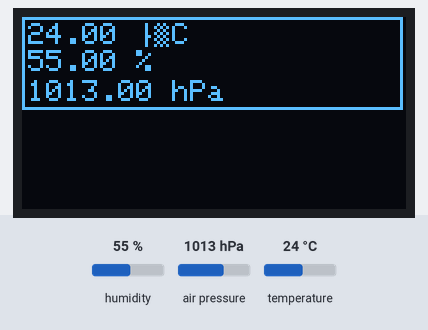
Simulated run of this program. Board: ESP8266 (Wemos D1 mini). Parts: 128×64 one-colour display. Inputs (shaded band) come from the test bench; at power-on: humidity 55 %, air pressure 1013 hPa, temperature 24 °C. What the program prints to the serial monitor is not drawn.

Above: at 2.2 s.
2.3 s: humidity set to 22 %
At 3.5 s:
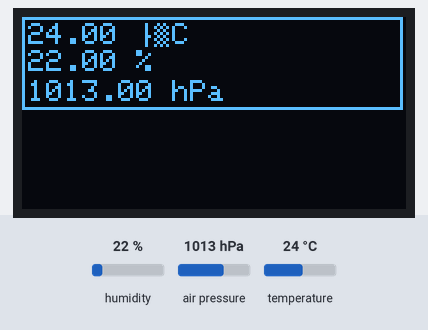
4.6 s: air pressure set to 952 hPa
At 6.0 s:
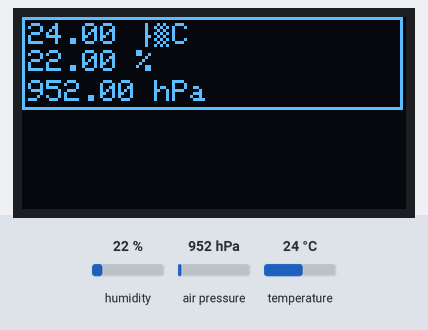
6.7 s: temperature set to 12 °C
At 8.4 s:
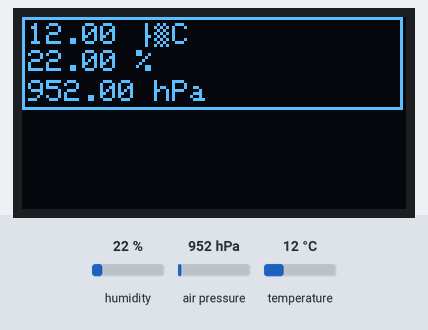
8.7 s: humidity set to 40 %
At 9.7 s:
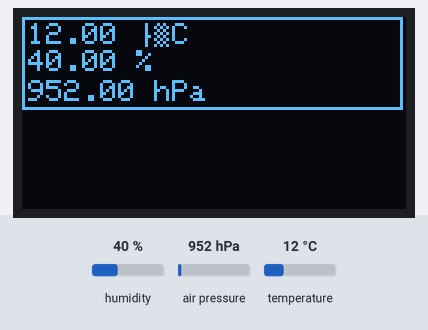
10.8 s: air pressure set to 975 hPa
At 12.2 s:
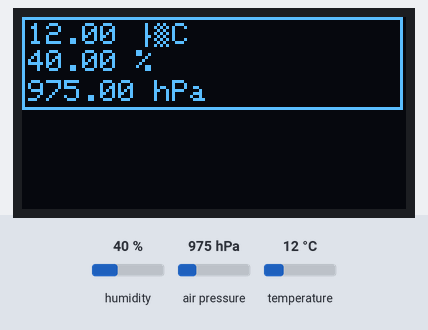
Timing chart, 0 to 13.8 s (numbered marks = the images above; inputs shaded):
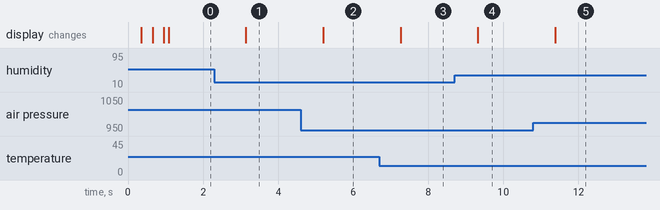

Measured:
- after the input at 2.3 s, the display: changes after 0.84 s (image 1)
- after the input at 4.6 s, the display: changes after 0.60 s (image 2)
- after the input at 6.7 s, the display: changes after 0.56 s (image 3)
- after the input at 8.7 s, the display: changes after 0.62 s (image 4)
- after the input at 10.8 s, the display: changes after 0.58 s (image 5)

The program:

main.cpp
```cpp
#include <Arduino.h>
#include <Wire.h>
#include <SPI.h>
#include <Adafruit_BME280.h>
#include <Adafruit_Sensor.h>
  Adafruit_BME280 bme; // I2C

#include <Adafruit_GFX.h>
#include <Adafruit_SSD1306.h>
  #define OLED_RESET 0  // GPIO0
  Adafruit_SSD1306 OLED(OLED_RESET);

//Sets up the BME280 runs a basic test
void setupBME()  {
    Serial.println(F("BME280 test"));
    bool status;
    status = bme.begin(0x76);
    if (!status) {
        Serial.println("Could not find a valid BME280 sensor, check wiring!");
        while (1);
    }
    Serial.println(F("BME280 ok"));
}

//Sets up the OLED runs a basic test
void setupOLED()  {
  Serial.println(F("OLed test"));
  bool status;
  status = OLED.begin();
  if (!status) {
      Serial.println("Could not find a valid BME280 sensor, check wiring!");
      while (1);
  }
  OLED.clearDisplay();
  OLED.setTextWrap(false);
  OLED.setTextSize(5);
  OLED.setTextColor(1);
  OLED.setCursor(0,0);
  OLED.println("Welcome");
  OLED.display(); //output 'display buffer' to screen
  OLED.startscrollleft(0x00, 0x0F); //make display scroll
  delay(1000);
  Serial.println(F("OLed ok"));
}


void OLEDputStringinbuffer(String text,int x, int y) {
  OLED.setTextWrap(false);
  OLED.setTextSize(1);
  OLED.setTextColor(1);
  OLED.setCursor(x,y);
  OLED.print(text);
}

String pressuretext;
String humiditytext;
String temptext;
void readBME280() {
  float temp = bme.readTemperature();
  float humidity = bme.readHumidity();
  float pressure = bme.readPressure();
  pressure = pressure / 100.0F;
  pressuretext = String(pressure) + " hPa";
  humiditytext = String(humidity) + " %";
  temptext = String(temp) + " °C";
  Serial.println(temptext);
  Serial.println(humiditytext);
  Serial.println(pressuretext);
}

void setup() {
    Serial.begin(9600);
    setupBME();
    setupOLED();

}

void loop() {
  readBME280();
  OLED.clearDisplay();
  OLED.stopscroll();
  OLED.drawRect(0,0,127,31,1);
  OLEDputStringinbuffer(String(temptext),2,2);
  OLEDputStringinbuffer(String(humiditytext),2,11);
  OLEDputStringinbuffer(String(pressuretext),2,21);
  OLED.display();

  delay(1000);
}
```
